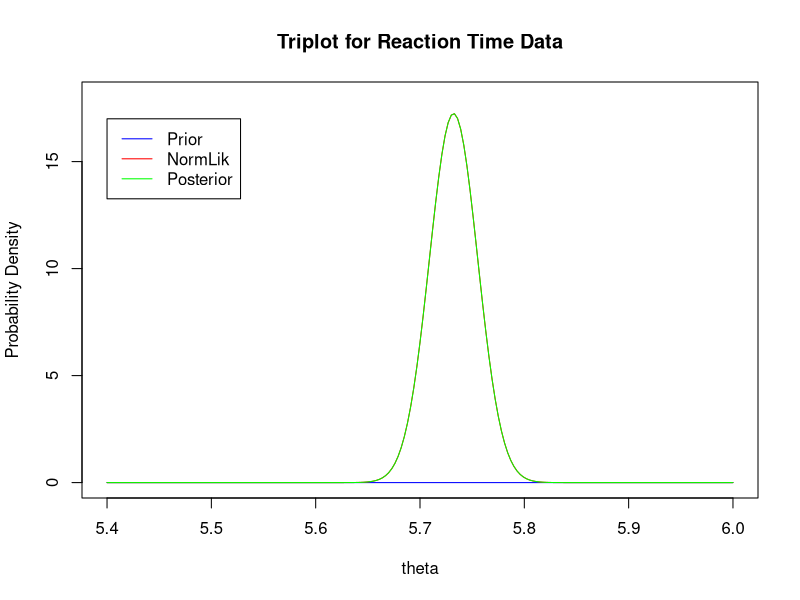

R code for this plot: (Note: this script raises an error after producing the figure.)
### Bayesian Inference and Decision Theory ###

# Reaction Time Example from Unit 5
# Analysis assuming standard deviation is known to be 0.127

# The data 
# Data set can be found at 
#    http://www.stat.columbia.edu/~gelman/book/data/schiz.asc 
# The observations are natural logarithms of reaction times of the 
# first non-schizophrenic subject
reaction.times = c(312, 272, 350, 286, 268, 328, 298, 356, 292, 308, 
                   296, 372, 396, 402, 280, 330, 254, 282, 350, 328, 
                   332, 308, 292, 258, 340, 242, 306, 328, 294, 272)
x = log(reaction.times)  # Data - natural log of reaction times
n = length(x)            # Number of observations
xbar = mean(x)

# Prior hyperparameters - noninformative reference prior
mu=0         # prior mean is 0
tau=Inf      # prior standard deviation is infinity
sigma=sd(x)  # treat standard deviation as known and equal to sample standard deviation

# Posterior distribution for reaction times for subject is normal
mu.star = (mu/tau^2+sum(x)/sigma^2)/(1/tau^2+n/sigma^2)  # Posterior mean
tau.star = (1/(tau^2) + n/(sigma^2))^(-1/2)              # Posterior std. dev

# Triplot
th=seq(length=201,from=5.4,to=6.0)
priorDens=dnorm(th,mean=mu,sd=tau)   # prior density (all zeros)
normLik=dnorm(th,mean=xbar,sd=sigma/sqrt(n)) 
postDens=dnorm(th,mean=mu.star,sd=tau.star)
plot(th,priorDens,type="l",col="blue",ylim=c(0,18),
     main=paste("Triplot for Reaction Time Data"),
     xlab="theta",ylab="Probability Density")
lines(th,normLik,col="red")
lines(th,postDens,col="green")
legend(5.4,17,c("Prior","NormLik","Posterior"), col=c("blue","red","green"),lty=c(1,1,1))	

# Posterior credible interval for theta
theta.star.025=qnorm(0.025,mean=mu.star,sd=tau.star)
theta.star.975=qnorm(0.975,mean=mu.star,sd=tau.star)

###################
# Process observations in batches of 5
for (b in 1:6) {
	batch=reaction.times[((b-1)*5+1):(b*5)]  # next batch of data
	# Posterior mean and std dev
	tau[b+1]=(1/tau[b]^2+5/sigma^2)^(-1/2)  
	mu[b+1]=(mu[b]/tau[b]^2+sum(batch)/sigma^2)/(1/tau[b]^2+5/sigma^2)
	# Posterior credible interval for theta
	theta025[b]=qnorm(0.025,mean=mu[b+1],sd=tau[b+1])
	theta975[b]=qnorm(0.975,mean=mu[b+1],sd=tau[b+1])
	# Posterior credible interval for mean of next 5 obs
	xbar025[b]=qnorm(0.025,mean=mu[b+1],sd=sqrt(tau[b+1]^2+sigma^2/5))
	xbar975[b]=qnorm(0.975,mean=mu[b+1],sd=sqrt(tau[b+1]^2+sigma^2/5))
}

# Triplots of Mean Parameter for 5-observation batches
th=seq(length=201,from=5.4,to=6.0)
for (b in 1:6) {
	priorDens=dnorm(th,mean=mu[b],sd=tau[b])
	xbar=mean(reaction.times[((b-1)*5+1):(b*5)])
	normLik=dnorm(th,mean=xbar,sd=sigma/sqrt(5))
	postDens=dnorm(th,mean=mu[b+1],sd=tau[b+1])
	plot(th,priorDens,type="l",col="blue",ylim=c(0,18),main=paste("Triplot for Obs ",(b-1)*5+1, " to ", b*5),xlab="theta",ylab="Probability Density")
	lines(th,normLik,col="red")
	lines(th,postDens,col="green")
	legend(5.4,17,c("Prior","NormLik","Posterior"), col=c("blue","red","green"),lty=c(1,1,1))	
}

# Plot predictive distributions for 5-observation batches (starting w 2nd batch)
for (b in 2:6) {
	xbar=seq(length=101,from=5.4,to=6.0)
	bayespred=dnorm(xbar,mean=mu[b],sd=sqrt(tau[b]^2+sigma^2/5))
	pointpred=dnorm(xbar,mean=mu[b],sd=sigma/sqrt(5))
	plot(xbar,bayespred,type="l",col="blue",ylim=c(0,8),xlim=c(5.4,6),
       main=paste("Predict Obs ",(b-1)*5+1, " to ", b*5, "- Known Variance"),
       xlab="Sample Mean",
       ylab="Probability Density")
	lines(xbar,pointpred,col="red")
	nextobs=mean(reaction.times[((b-1)*5+1):(b*5)])
	lines(c(nextobs,nextobs),c(0,dnorm(nextobs,mean=mu[b],sd=sqrt(tau[b]^2+sigma^2/5))),col="green")
	legend(5.4,8,c("Bayesian Predictive","Point Estimate",paste("Avg Obs ",(b-1)*5+1, " to ", b*5)),col=c("blue","red","green"),lty=c(1,1,1))	
}

